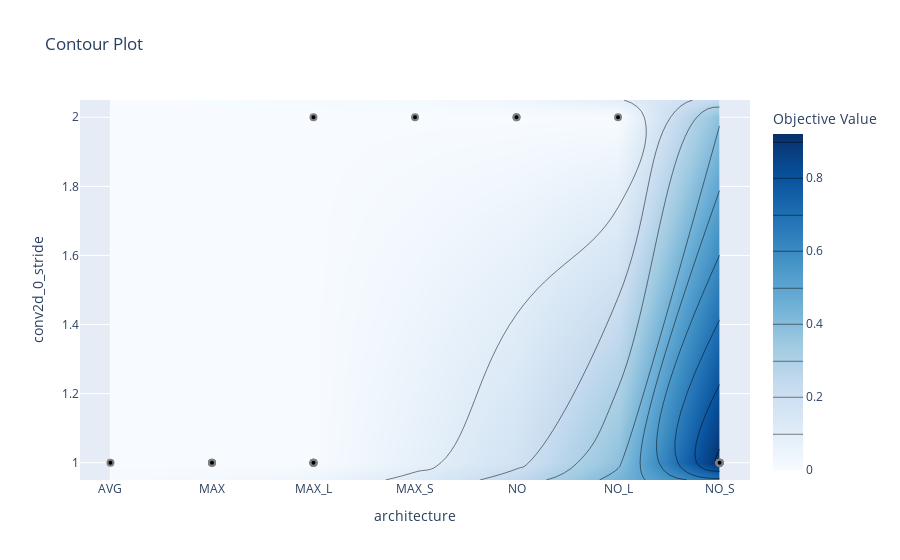
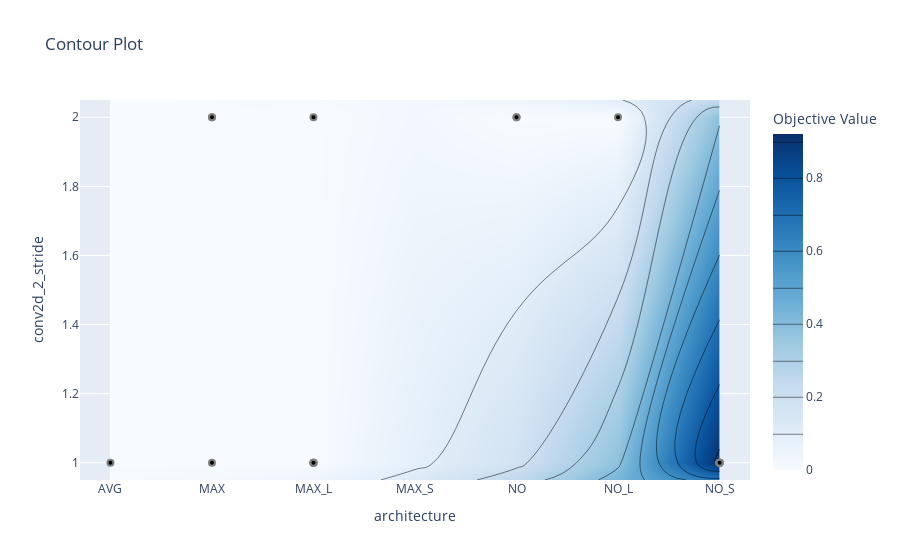
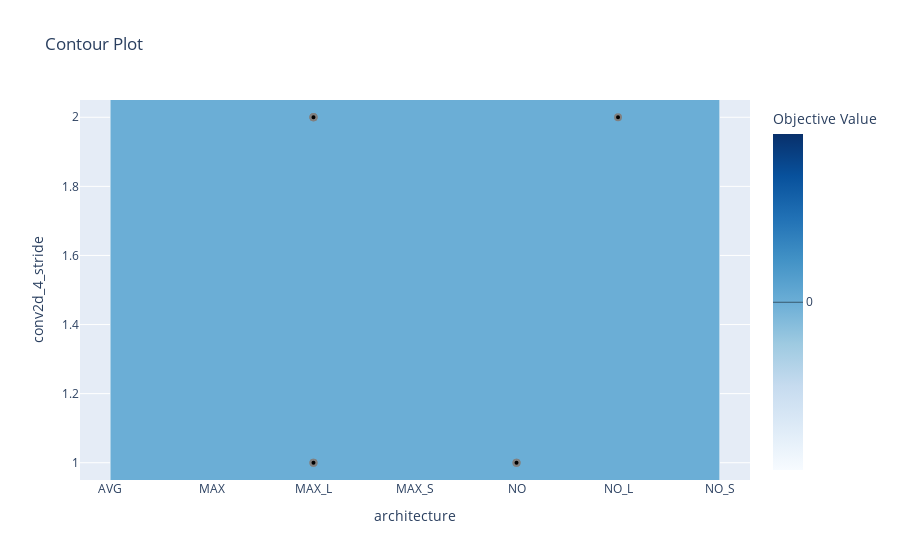

Notebook code cell kept with these figures, in order:
### Markdown cell above
#### Influence of Stride

From the plots we can conclude that the stride should be

### Code cell
fig = optuna.visualization.plot_contour(study, params=['architecture', 'conv2d_0_stride'])
fig.show()

fig = optuna.visualization.plot_contour(study, params=['architecture', 'conv2d_2_stride'])
fig.show()

fig = optuna.visualization.plot_contour(study, params=['architecture', 'conv2d_4_stride'])
fig.show()

### Figure 1 — Plotly figure (JSON) as saved in the notebook; plotly's stock layout.template omitted (floating-point values rounded to 4 significant figures)
{"data": [{"colorbar": {"title": {"text": "Objective Value"}}, "colorscale": [[0, "rgb(247,251,255)"], [0.125, "rgb(222,235,247)"], [0.25, "rgb(198,219,239)"], [0.375, "rgb(158,202,225)"], [0.5, "rgb(107,174,214)"], [0.625, "rgb(66,146,198)"], [0.75, "rgb(33,113,181)"], [0.875, "rgb(8,81,156)"], [1, "rgb(8,48,107)"]], "connectgaps": true, "contours": {"coloring": "heatmap"}, "hoverinfo": "none", "line": {"smoothing": 1.3}, "reversescale": false, "type": "contour", "x": ["AVG", "MAX", "MAX_L", "MAX_S", "NO", "NO_L", "NO_S"], "y": [0.95, 1, 2, 2.05], "z": [[null, null, null, null, null, null, null], [0, 0, 0, null, null, null, 0.9211], [null, null, 0, 0, 0, 0, null], [null, null, null, null, null, null, null]]}, {"marker": {"color": "black", "line": {"color": "Grey", "width": 2}}, "mode": "markers", "showlegend": false, "type": "scatter", "x": ["MAX_L", "MAX", "NO", "MAX", "MAX_L", "MAX_S", "MAX", "NO", "NO_L", "MAX_L", "NO_S", "NO_S", "NO_S", "NO_S", "NO_S", "AVG", "NO_S", "MAX_L", "NO_S", "MAX_L"], "y": [1, 1, 2, 1, 1, 2, 1, 2, 2, 1, 1, 1, 1, 1, 1, 1, 1, 1, 1, 2]}], "layout": {"title": {"text": "Contour Plot"}, "xaxis": {"range": [-0.3, 6.3], "title": {"text": "architecture"}, "type": "category"}, "yaxis": {"range": [0.95, 2.05], "title": {"text": "conv2d_0_stride"}}}}

### Figure 2 — Plotly figure (JSON) as saved in the notebook; plotly's stock layout.template omitted (floating-point values rounded to 4 significant figures)
{"data": [{"colorbar": {"title": {"text": "Objective Value"}}, "colorscale": [[0, "rgb(247,251,255)"], [0.125, "rgb(222,235,247)"], [0.25, "rgb(198,219,239)"], [0.375, "rgb(158,202,225)"], [0.5, "rgb(107,174,214)"], [0.625, "rgb(66,146,198)"], [0.75, "rgb(33,113,181)"], [0.875, "rgb(8,81,156)"], [1, "rgb(8,48,107)"]], "connectgaps": true, "contours": {"coloring": "heatmap"}, "hoverinfo": "none", "line": {"smoothing": 1.3}, "reversescale": false, "type": "contour", "x": ["AVG", "MAX", "MAX_L", "MAX_S", "NO", "NO_L", "NO_S"], "y": [0.95, 1, 2, 2.05], "z": [[null, null, null, null, null, null, null], [0, 0, 0, null, null, null, 0.9211], [null, 0, 0, null, 0, 0, null], [null, null, null, null, null, null, null]]}, {"marker": {"color": "black", "line": {"color": "Grey", "width": 2}}, "mode": "markers", "showlegend": false, "type": "scatter", "x": ["MAX_L", "MAX", "NO", "MAX", "MAX_L", "MAX", "NO", "NO_L", "MAX_L", "NO_S", "NO_S", "NO_S", "NO_S", "NO_S", "AVG", "NO_S", "MAX_L", "NO_S", "MAX_L"], "y": [1, 1, 2, 2, 2, 2, 2, 2, 1, 1, 1, 1, 1, 1, 1, 1, 1, 1, 1]}], "layout": {"title": {"text": "Contour Plot"}, "xaxis": {"range": [-0.3, 6.3], "title": {"text": "architecture"}, "type": "category"}, "yaxis": {"range": [0.95, 2.05], "title": {"text": "conv2d_2_stride"}}}}

### Figure 3 — Plotly figure (JSON) as saved in the notebook; plotly's stock layout.template omitted (floating-point values rounded to 4 significant figures)
{"data": [{"colorbar": {"title": {"text": "Objective Value"}}, "colorscale": [[0, "rgb(247,251,255)"], [0.125, "rgb(222,235,247)"], [0.25, "rgb(198,219,239)"], [0.375, "rgb(158,202,225)"], [0.5, "rgb(107,174,214)"], [0.625, "rgb(66,146,198)"], [0.75, "rgb(33,113,181)"], [0.875, "rgb(8,81,156)"], [1, "rgb(8,48,107)"]], "connectgaps": true, "contours": {"coloring": "heatmap"}, "hoverinfo": "none", "line": {"smoothing": 1.3}, "reversescale": false, "type": "contour", "x": ["AVG", "MAX", "MAX_L", "MAX_S", "NO", "NO_L", "NO_S"], "y": [0.95, 1, 2, 2.05], "z": [[null, null, null, null, null, null, null], [null, null, 0, null, 0, null, null], [null, null, 0, null, null, 0, null], [null, null, null, null, null, null, null]]}, {"marker": {"color": "black", "line": {"color": "Grey", "width": 2}}, "mode": "markers", "showlegend": false, "type": "scatter", "x": ["MAX_L", "NO", "MAX_L", "NO", "NO_L", "MAX_L", "MAX_L", "MAX_L"], "y": [2, 1, 2, 1, 2, 1, 2, 1]}], "layout": {"title": {"text": "Contour Plot"}, "xaxis": {"range": [-0.3, 6.3], "title": {"text": "architecture"}, "type": "category"}, "yaxis": {"range": [0.95, 2.05], "title": {"text": "conv2d_4_stride"}}}}
